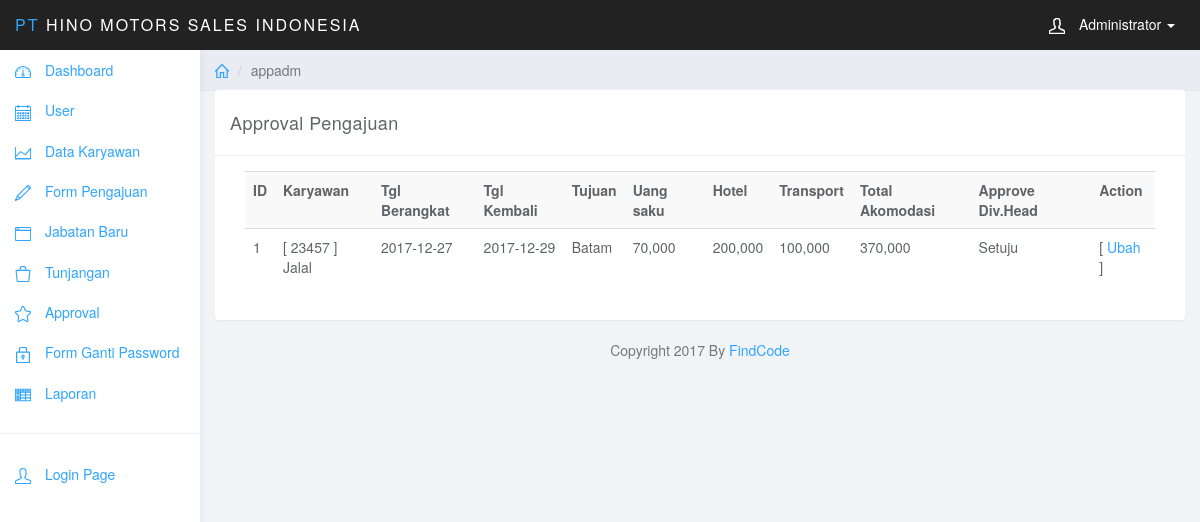
The app's page /index.php?page=appadm (signed in), older data.
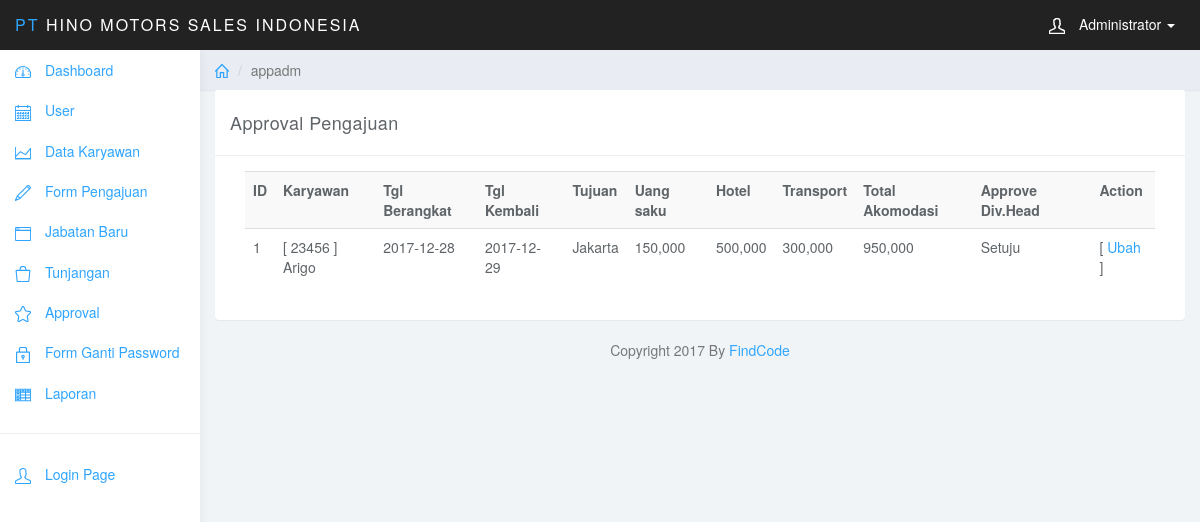
The same page, newer data.
### tables this page shows
CREATE TABLE IF NOT EXISTS `pengajuan_tb` (
`id` int(11) NOT NULL,
  `nik` int(20) NOT NULL,
  `tg_berangkat` date NOT NULL,
  `tg_pulang` date NOT NULL,
  `tujuan` varchar(255) NOT NULL,
  `u_saku` double NOT NULL,
  `u_hotel` double NOT NULL,
  `u_trans` double NOT NULL,
  `app_divhead` varchar(20) NOT NULL,
  `app_finance` varchar(20) NOT NULL,
  `CreatedDate` date DEFAULT NULL,
  `AppDateFin` date DEFAULT NULL,
  `AppDateDiv` date DEFAULT NULL,
  `AppFin` varchar(20) DEFAULT NULL,
  `AppDiv` varchar(20) DEFAULT NULL
);

CREATE TABLE IF NOT EXISTS `karyawan_tb` (
  `nik` int(20) NOT NULL,
  `nama` varchar(50) NOT NULL,
  `jabatan` int(11) NOT NULL,
  `divisi` varchar(20) NOT NULL
);

### page/appadm.php (the view)
<div class="panel panel-default">
    <div class="panel-heading">Approval Pengajuan</div>
    <div class="panel-body">
        <div class="col-sm-12">
            <div class="table-responsive">
                <table class="table table-striped">
                    <tr>
                        <th>ID</th>
                        <th>Karyawan</th>
                        <th>Tgl Berangkat</th>
                        <th>Tgl Kembali</th>
                        <th>Tujuan</th>
                        <th>Uang saku</th>
                        <th>Hotel</th>
                        <th>Transport</th>
						<th>Total Akomodasi</th>
                        <th>Approve Div.Head</th>
                        <th>Action</th>
                    </tr>
                    <?php
                    $r = $con->query("SELECT pengajuan_tb.*,karyawan_tb.nama,u_saku+u_hotel+u_trans as 'Akomodasi' FROM pengajuan_tb INNER JOIN karyawan_tb ON pengajuan_tb.nik = karyawan_tb.nik");
                    while ($rr = $r->fetch_array()) {
                    ?>
                    <tr>
                        <td><?php echo $rr['id'];?></td>
                        <td><?php echo "[ ".$rr['nik']." ] ".ucfirst($rr['nama']);?></td>
                        <td><?php echo $rr['tg_berangkat'];?></td>
                        <td><?php echo $rr['tg_pulang'];?></td>
                        <td><?php echo ucfirst($rr['tujuan']);?></td>
                        <td><?php echo number_format($rr['u_saku']);?></td>
                        <td><?php echo number_format($rr['u_hotel']);?></td>
                        <td><?php echo number_format($rr['u_trans']);?></td>
						<td><?php echo number_format($rr['Akomodasi']);?></td>
                        <td><?php echo ucfirst($rr['app_divhead']);?></td>
                        <td>[<a href="index.php?page=approval&id=<?php echo $rr['id']; ?>"> Ubah </a> ]</td>
                        <?php
                        }
                        ?>
                </table>
            </div>
        </div>
    </div>
</div>

### index.php (shortened to what this page needs)
<?php
if (empty($_SESSION['username'])) {
    header("location:login.php");
}else{
if (isset($_SESSION['level'])) {
    $level = trim($_SESSION['level']);
}
isset ($_GET['page']) ? $page = $_GET['page'] : $page = 'home';
?>
<!DOCTYPE html>
<html>
<head>
<link href="css/bootstrap.min.css" rel="stylesheet">
<link href="css/datepicker3.css" rel="stylesheet">
<link href="css/styles.css" rel="stylesheet">
</head>
<body>
    <?php
        include ('include/header.php');
        include ('include/sidebar.php');
    ?>
	<div class="col-sm-9 col-sm-offset-3 col-lg-10 col-lg-offset-2 main">
		<div class="row">
			<ol class="breadcrumb">
				<li><a href="#"><svg class="glyph stroked home"><use xlink:href="#stroked-home"></use></svg></a></li>
				<li class="active"><?php echo $page; ?></li>
			</ol>
		</div>
        <div class="row">
            <div class="col-lg-12">
                <?php
                if(file_exists('page/'.$page.'.php')){
                    include ('page/'.$page.'.php');
                }else{
                    echo '<div class="well">Error : Aplikasi tidak menemukan adanya file <b>'.$page.'.php </b> pada direktori <b>app/..</b></div>';
                }
                ?>
            </div>
        </div>
<?php
	include ('include/footer.php');
?>
	</div>
	<link rel="stylesheet" href="js/jquery-ui.css">
</body>
</html>
<?php
}
?>

### include/header.php (shortened to what this page needs)
<nav class="navbar navbar-inverse navbar-fixed-top" role="navigation">
    <div class="container-fluid">
        <div class="navbar-header">
            <a class="navbar-brand" href="#"><span>PT</span> HINO MOTORS SALES INDONESIA</a>
            <ul class="user-menu">
                <li class="dropdown pull-right">
                    <a href="#" class="dropdown-toggle" data-toggle="dropdown"><svg class="glyph stroked male-user"><use xlink:href="#stroked-male-user"></use></svg> <?php isset($_SESSION['nama']) ? $u=$_SESSION['nama'] : $u=""; echo ucfirst($u);?> <span class="caret"></span></a>
                </li>
            </ul>
        </div>
    </div>
</nav>

### include/sidebar.php (shortened to what this page needs)
<div id="sidebar-collapse" class="col-sm-3 col-lg-2 sidebar">
    <ul class="nav menu">
        <li class=""><a href="index.php">
                <svg class="glyph stroked dashboard-dial">
                    <use xlink:href="#stroked-dashboard-dial"></use>
                </svg>
                Dashboard</a></li>
        <?php
        if ($level == "admin") {
            ?>
            <li><a href="index.php?page=admin">
                    <svg class="glyph stroked calendar">
                        <use xlink:href="#stroked-calendar"></use>
                    </svg>
                    User</a></li>
            <li><a href="index.php?page=karyawan">
                    <svg class="glyph stroked line-graph">
                        <use xlink:href="#stroked-line-graph"></use>
                    </svg>
                    Data Karyawan</a></li>
			<li><a href="index.php?page=form">
                    <svg class="glyph stroked pencil">
                        <use xlink:href="#stroked-pencil"></use>
                    </svg>
                    Form Pengajuan</a></li>
					<li><a href="index.php?page=inptjabatan">
                    <svg class="glyph stroked app-window">
                        <use xlink:href="#stroked-app-window"></use>
                    </svg>
                    Jabatan Baru</a></li>
					<li><a href="index.php?page=tunjangan">
                    <svg class="glyph stroked bag">
                        <use xlink:href="#stroked-bag"></use>
                    </svg>
                    Tunjangan</a></li>
            <li><a href="index.php?page=appadm">
                    <svg class="glyph stroked star">
                        <use xlink:href="#stroked-star"></use>
                    </svg>
                    Approval</a></li>
					 <li><a href="index.php?page=formchangepswrd">
                    <svg class="glyph stroked lock">
                        <use xlink:href="#stroked-lock"></use>
                    </svg>
                    Form Ganti Password</a></li>
            <li><a href="index.php?page=laporan"><svg class="glyph stroked table"><use xlink:href="#stroked-table"></use></svg> Laporan</a></li>
            <?php
        }else if ($level == "karyawan") {
            ?>
            <li><a href="index.php?page=formkar">
                    <svg class="glyph stroked pencil">
                        <use xlink:href="#stroked-pencil"></use>
                    </svg>
                    Form Pengajuan</a></li>
					 <li><a href="index.php?page=formchangepswrd">
                    <svg class="glyph stroked lock">
                        <use xlink:href="#stroked-lock"></use>
                    </svg>
                    Form Ganti Password</a></li>
            <?php
        }
            ?>
        <li role="presentation" class="divider"></li>
        <li><a href="lout.php"><svg class="glyph stroked male-user"><use xlink:href="#stroked-male-user"></use></svg> Login Page</a></li>
    </ul>
</div>

### include/footer.php
<div class="row">
<div class="col-sm-12 text-center">
	<p class="back-link">Copyright 2017 By <a href="http://www.findcode.co.id">FindCode</a></p>
</div>
</div>

### css/styles.css (style rules this page uses)
body { background: #f1f4f7; padding-top: 50px; color: #5f6468; }
p { color: #777; }
a, a:hover, a:focus { color: #30a5ff; }
.navbar-header .navbar-brand { color: #fff; font-size: 16px; text-transform: uppercase; font-weight: 500; letter-spacing: 2px; }
.navbar-header .navbar-brand span { color: #30a5ff; }
.panel { border: 0; }
.panel-heading { font-size: 18px; font-weight: 300; letter-spacing: 0.025em; height: 66px; line-height: 45px; }
.panel-default .panel-heading { background: #fff; border-bottom: 1px solid #eee; color: #5f6468; }
.navbar { border: 0; }
.user-menu { display: inline-block; margin-top: 14px; margin-right: 10px; float: right; list-style: none; padding: 0; }
.user-menu a { color: #fff; }
.sidebar { display: block; background-color: #fff; padding: 0; display: none; }
@media (min-width: 768px) { .sidebar { display: block; position: fixed; top: 50px; bottom: 0; left: 0; z-index: 1000; display: block; margin: 0; padding: 0; overflow-x: hidden; overflow-y: auto; background-color: #fff; box-shadow: 1px 0px 10px rgba(0, 0, 0, .05); } }
@media (min-width: 768px) { .navbar-header { width: 100%; } }
.sidebar ul.nav li.divider { border-bottom: 1px solid #eee; margin: 20px 0; }
.breadcrumb { border-radius: 0; padding: 10px 15px; background: #e9ecf2; box-shadow: 0 1px 1px rgba(0, 0, 0, .05); margin: 0 ; }
.table { background: #fff; }
.sidebar .glyph, .user-menu .glyph { height: 16px; width: 16px; margin: 0 10px 0 0; stroke-width: 3px; }
.user-menu .glyph { stroke-width: 4px; }
.breadcrumb .glyph { height: 14px; width: 14px; margin: -2px 0 0 0; stroke-width: 4px; }
.glyph.table { background: none; border: none; }

Row changes from the older to the newer data that the page shows:
changed pengajuan_tb "Setuju": nik "23457" → "23456"; karyawan_tb.nama "Jalal" → "Arigo"; tg_berangkat "2017-12-27" → "2017-12-28"; tujuan "Batam" → "Jakarta"; u_saku "70,000" → "150,000"; u_hotel "200,000" → "500,000"; u_trans "100,000" → "300,000"; Akomodasi "370,000" → "950,000"
